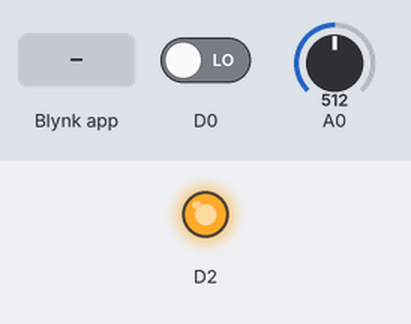
The sketch below on a simulated ESP8266 (NodeMCU). Parts: output pins drawn as LEDs (lit = HIGH). Inputs (shaded band) come from the test bench; at power-on: A0 = 512, D0 LOW. WiFi joins after 1.5 s; servers stay silent unless stated; what the sketch prints to the serial monitor is not drawn.

Above: at 3.0 s.
3.1 s: A0 set to 90
5.8 s: A0 set to 77
At 6.8 s:
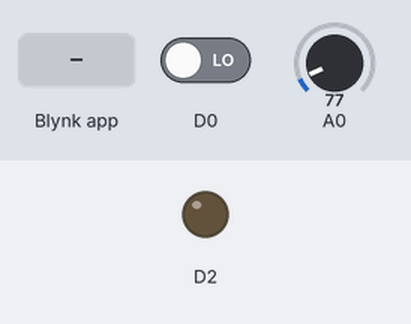
13.3 s: Blynk app writes 1 to V1
At 14.2 s:
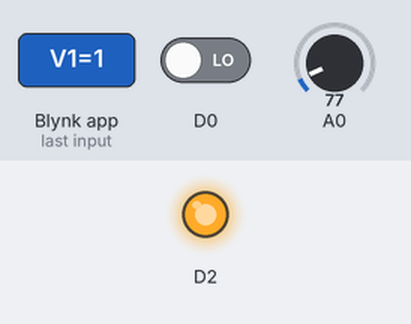
17.3 s: Blynk app writes 200 to V1
At 18.6 s:
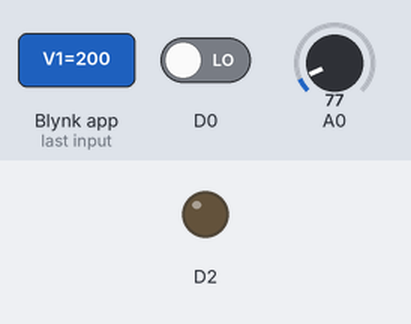
20.0 s: Blynk app writes 0 to V1
At 22.9 s:
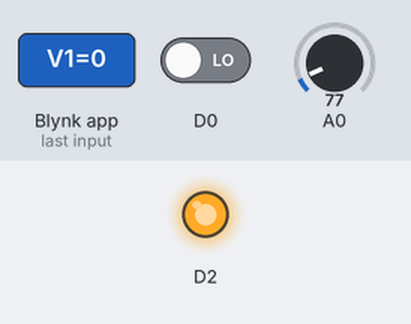
Timing chart, 0 to 24.3 s (numbered marks = the images above; inputs shaded):
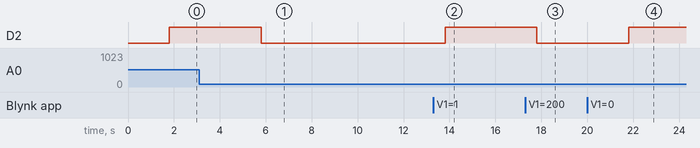

The sketch:

nodeMCU_Blynk_Poltry_Farm.ino
```cpp
#define BLYNK_PRINT Serial
int TEMP;
int val = 20;
#include <ESP8266WiFi.h>
#include <BlynkSimpleEsp8266.h>
WidgetTerminal terminal(V1);

char auth[] = "ihUlOLRPhx83vRZC0x8U-kfjApyp23Q_";

char ssid[] = "Nahian";
char pass[] = "4211842118";
int PIR;
void setup()
{
  Serial.begin(9600);
  Blynk.begin(auth, ssid, pass);
  pinMode(D2, OUTPUT);
  pinMode(D0, INPUT);
  pinMode(A0, INPUT);
}

BLYNK_WRITE(V1) {
  val = param.asInt();

}
void loop()
{

  TEMP = analogRead(A0);
  TEMP = (TEMP * 500) / 1023;
  TEMP = TEMP / 2;
  Blynk.virtualWrite(V2, TEMP);
  Serial.print("val=");
  Serial.println(val);
  Serial.print("TEMP=");
  Serial.println(TEMP);

  if (val > TEMP) {
    digitalWrite(D2, LOW);
    Serial.print("D4LOW");
  }
  else if (val <= TEMP) {
    digitalWrite(D2, HIGH);
    Serial.println("D4HIGH");
  }
  PIR = digitalRead(D0);
  if (PIR == 1) {

    Serial.println("PIR DETECT");
    Blynk.notify("PIR DETECT");
  }
  else if (PIR == 0) {
    Serial.print("PIR NOT DETECT");
  }
  delay(2000);
  Blynk.run();
}
```

Measured:
- the behaviour switches between 82 and 81 on A0 (found by bisection; images 0 and 1)
- after the input at 3.1 s, every drawn part: stays the same
- after the input at 5.8 s, D2: HIGH → LOW at once
- after the input at 13.3 s, D2: LOW → HIGH after 0.51 s
- after the input at 17.3 s, D2: HIGH → LOW after 0.51 s
- after the input at 20.0 s, D2: LOW → HIGH after 1.8 s
